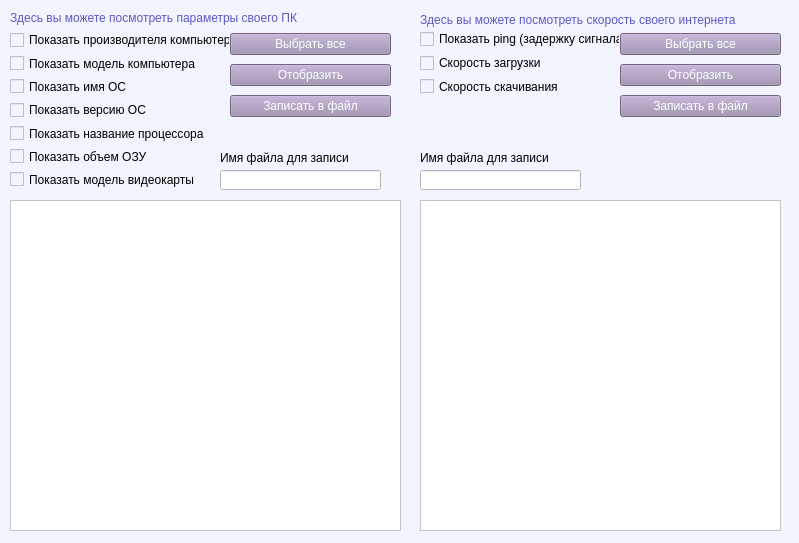
<?xml version="1.0" encoding="UTF-8"?>
<ui version="4.0">
 <class>Form</class>
 <widget class="QWidget" name="Form">
  <property name="geometry">
   <rect>
    <x>0</x>
    <y>0</y>
    <width>799</width>
    <height>543</height>
   </rect>
  </property>
  <property name="windowTitle">
   <string>Form</string>
  </property>
  <property name="styleSheet">
   <string notr="true">background-color: rgb(242, 244, 255)</string>
  </property>
  <widget class="QWidget" name="verticalLayoutWidget">
   <property name="geometry">
    <rect>
     <x>10</x>
     <y>31</y>
     <width>220</width>
     <height>157</height>
    </rect>
   </property>
   <layout class="QVBoxLayout" name="verticalLayout">
    <item>
     <widget class="QCheckBox" name="manufacturer_box">
      <property name="styleSheet">
       <string notr="true"/>
      </property>
      <property name="text">
       <string>Показать производителя компьютера</string>
      </property>
     </widget>
    </item>
    <item>
     <widget class="QCheckBox" name="pc_model_box">
      <property name="styleSheet">
       <string notr="true"/>
      </property>
      <property name="text">
       <string>Показать модель компьютера</string>
      </property>
     </widget>
    </item>
    <item>
     <widget class="QCheckBox" name="os_name_box">
      <property name="styleSheet">
       <string notr="true"/>
      </property>
      <property name="text">
       <string>Показать имя ОС</string>
      </property>
     </widget>
    </item>
    <item>
     <widget class="QCheckBox" name="os_version_box">
      <property name="styleSheet">
       <string notr="true"/>
      </property>
      <property name="text">
       <string>Показать версию ОС</string>
      </property>
     </widget>
    </item>
    <item>
     <widget class="QCheckBox" name="cpu_name_box">
      <property name="styleSheet">
       <string notr="true"/>
      </property>
      <property name="text">
       <string>Показать название процессора</string>
      </property>
     </widget>
    </item>
    <item>
     <widget class="QCheckBox" name="ram_box">
      <property name="styleSheet">
       <string notr="true"/>
      </property>
      <property name="text">
       <string>Показать объем ОЗУ</string>
      </property>
     </widget>
    </item>
    <item>
     <widget class="QCheckBox" name="gpu_box">
      <property name="styleSheet">
       <string notr="true"/>
      </property>
      <property name="text">
       <string>Показать модель видеокарты</string>
      </property>
     </widget>
    </item>
   </layout>
  </widget>
  <widget class="QWidget" name="verticalLayoutWidget_2">
   <property name="geometry">
    <rect>
     <x>420</x>
     <y>30</y>
     <width>200</width>
     <height>65</height>
    </rect>
   </property>
   <layout class="QVBoxLayout" name="verticalLayout_2">
    <item>
     <widget class="QCheckBox" name="ping_box">
      <property name="styleSheet">
       <string notr="true"/>
      </property>
      <property name="text">
       <string>Показать ping (задержку сигнала)</string>
      </property>
     </widget>
    </item>
    <item>
     <widget class="QCheckBox" name="upload_box">
      <property name="styleSheet">
       <string notr="true"/>
      </property>
      <property name="text">
       <string>Скорость загрузки</string>
      </property>
     </widget>
    </item>
    <item>
     <widget class="QCheckBox" name="download_box">
      <property name="styleSheet">
       <string notr="true"/>
      </property>
      <property name="text">
       <string>Скорость скачивания</string>
      </property>
     </widget>
    </item>
   </layout>
  </widget>
  <widget class="QWidget" name="verticalLayoutWidget_3">
   <property name="geometry">
    <rect>
     <x>230</x>
     <y>30</y>
     <width>161</width>
     <height>91</height>
    </rect>
   </property>
   <layout class="QVBoxLayout" name="verticalLayout_4">
    <item>
     <widget class="QPushButton" name="choose_all_hardware_btn">
      <property name="styleSheet">
       <string notr="true">background-color: rgb(157, 140, 177);
color: rgb(255, 255, 255)</string>
      </property>
      <property name="text">
       <string>Выбрать все</string>
      </property>
     </widget>
    </item>
    <item>
     <widget class="QPushButton" name="display_hardware_btn">
      <property name="styleSheet">
       <string notr="true">background-color: rgb(157, 140, 177);
color: rgb(255, 255, 255)</string>
      </property>
      <property name="text">
       <string>Отобразить</string>
      </property>
     </widget>
    </item>
    <item>
     <widget class="QPushButton" name="write_hardware_btn">
      <property name="styleSheet">
       <string notr="true">background-color: rgb(157, 140, 177);
color: rgb(255, 255, 255)</string>
      </property>
      <property name="text">
       <string>Записать в файл</string>
      </property>
     </widget>
    </item>
   </layout>
  </widget>
  <widget class="QLabel" name="label">
   <property name="geometry">
    <rect>
     <x>10</x>
     <y>10</y>
     <width>346</width>
     <height>16</height>
    </rect>
   </property>
   <property name="styleSheet">
    <string notr="true">font: 87 8pt &quot;Arial Black&quot;;
color: rgb(93, 89, 197);</string>
   </property>
   <property name="text">
    <string>Здесь вы можете посмотреть параметры своего ПК</string>
   </property>
  </widget>
  <widget class="QWidget" name="verticalLayoutWidget_4">
   <property name="geometry">
    <rect>
     <x>620</x>
     <y>30</y>
     <width>161</width>
     <height>91</height>
    </rect>
   </property>
   <layout class="QVBoxLayout" name="verticalLayout_6">
    <item>
     <widget class="QPushButton" name="choose_all_internet_btn">
      <property name="styleSheet">
       <string notr="true">background-color: rgb(157, 140, 177);
color: rgb(255, 255, 255)</string>
      </property>
      <property name="text">
       <string>Выбрать все</string>
      </property>
     </widget>
    </item>
    <item>
     <widget class="QPushButton" name="display_internet_btn">
      <property name="styleSheet">
       <string notr="true">background-color: rgb(157, 140, 177);
color: rgb(255, 255, 255)</string>
      </property>
      <property name="text">
       <string>Отобразить</string>
      </property>
     </widget>
    </item>
    <item>
     <widget class="QPushButton" name="write_internet_btn">
      <property name="styleSheet">
       <string notr="true">background-color: rgb(157, 140, 177);
color: rgb(255, 255, 255)</string>
      </property>
      <property name="text">
       <string>Записать в файл</string>
      </property>
     </widget>
    </item>
   </layout>
  </widget>
  <widget class="QLabel" name="label_2">
   <property name="geometry">
    <rect>
     <x>420</x>
     <y>12</y>
     <width>361</width>
     <height>16</height>
    </rect>
   </property>
   <property name="styleSheet">
    <string notr="true">font: 87 8pt &quot;Arial Black&quot;;
color: rgb(93, 89, 197);</string>
   </property>
   <property name="text">
    <string>Здесь вы можете посмотреть скорость своего интернета</string>
   </property>
  </widget>
  <widget class="QListWidget" name="hardware_listwidget">
   <property name="geometry">
    <rect>
     <x>10</x>
     <y>200</y>
     <width>391</width>
     <height>331</height>
    </rect>
   </property>
   <property name="styleSheet">
    <string notr="true">font: 9pt &quot;MS Shell Dlg 2&quot;;
background-color: rgb(255, 255, 255);</string>
   </property>
  </widget>
  <widget class="QListWidget" name="internet_listwidget">
   <property name="geometry">
    <rect>
     <x>420</x>
     <y>200</y>
     <width>361</width>
     <height>331</height>
    </rect>
   </property>
   <property name="styleSheet">
    <string notr="true">font: 9pt &quot;MS Shell Dlg 2&quot;;
background-color: rgb(255, 255, 255);</string>
   </property>
  </widget>
  <widget class="QLineEdit" name="hardware_filename_lineedit">
   <property name="geometry">
    <rect>
     <x>220</x>
     <y>170</y>
     <width>161</width>
     <height>20</height>
    </rect>
   </property>
   <property name="styleSheet">
    <string notr="true">background-color: rgb(255, 255, 255);</string>
   </property>
  </widget>
  <widget class="QLineEdit" name="internet_filename_lineedit">
   <property name="geometry">
    <rect>
     <x>420</x>
     <y>170</y>
     <width>161</width>
     <height>20</height>
    </rect>
   </property>
   <property name="styleSheet">
    <string notr="true">background-color: rgb(255, 255, 255);</string>
   </property>
  </widget>
  <widget class="QLabel" name="label_4">
   <property name="geometry">
    <rect>
     <x>220</x>
     <y>150</y>
     <width>191</width>
     <height>16</height>
    </rect>
   </property>
   <property name="styleSheet">
    <string notr="true">font: 10pt &quot;MS Shell Dlg 2&quot;;</string>
   </property>
   <property name="text">
    <string>Имя файла для записи</string>
   </property>
  </widget>
  <widget class="QLabel" name="label_5">
   <property name="geometry">
    <rect>
     <x>420</x>
     <y>150</y>
     <width>211</width>
     <height>16</height>
    </rect>
   </property>
   <property name="styleSheet">
    <string notr="true">font: 10pt &quot;MS Shell Dlg 2&quot;;</string>
   </property>
   <property name="text">
    <string>Имя файла для записи</string>
   </property>
  </widget>
  <widget class="QLabel" name="hardware_error_label">
   <property name="geometry">
    <rect>
     <x>220</x>
     <y>130</y>
     <width>191</width>
     <height>16</height>
    </rect>
   </property>
   <property name="styleSheet">
    <string notr="true">color: rgb(0, 0, 0);</string>
   </property>
   <property name="text">
    <string/>
   </property>
  </widget>
  <widget class="QLabel" name="internet_error_label">
   <property name="geometry">
    <rect>
     <x>420</x>
     <y>130</y>
     <width>191</width>
     <height>16</height>
    </rect>
   </property>
   <property name="styleSheet">
    <string notr="true">color: rgb(0, 0, 0);</string>
   </property>
   <property name="text">
    <string/>
   </property>
  </widget>
 </widget>
 <resources/>
 <connections/>
</ui>
